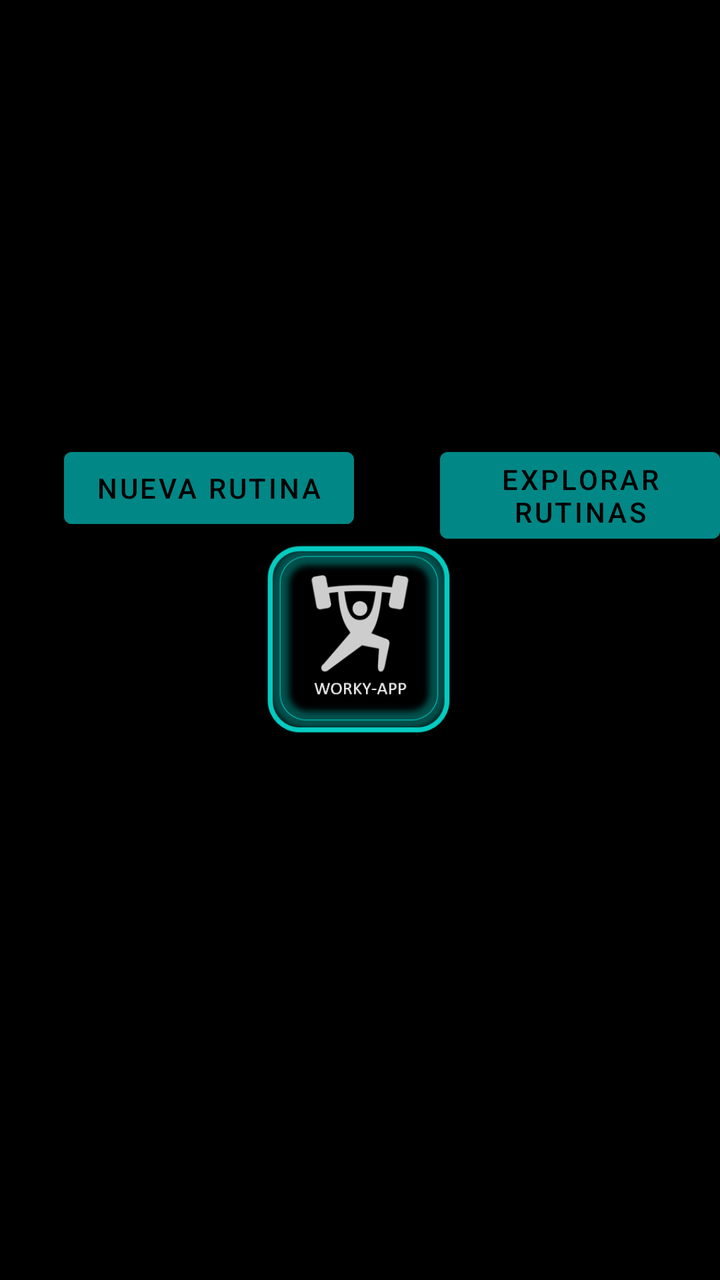
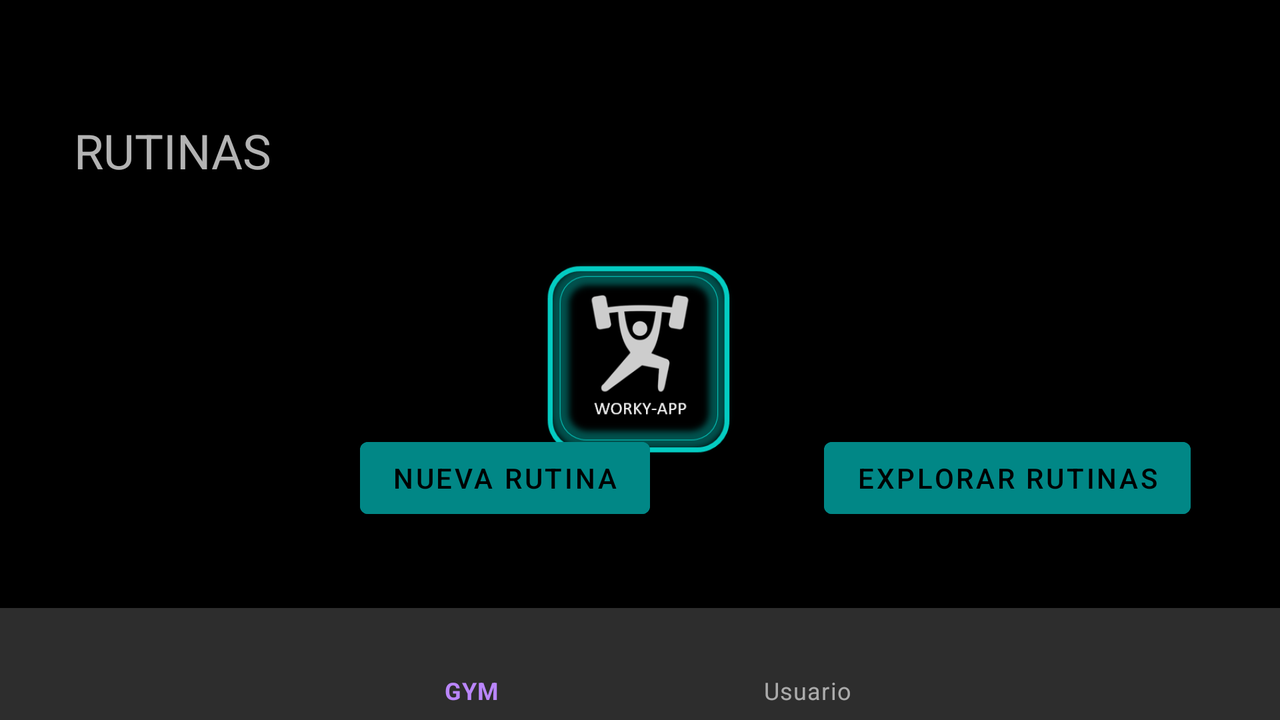

First picture: res/layout/ on a phone held upright. Second picture: the repository's own variant of that layout, on a device whose configuration matches the variant's folder. Source for both follows.
<!-- AndroidManifest.xml: application theme Theme.SplashScreen -->
<!-- res/layout/fragment_home.xml -->
<?xml version="1.0" encoding="utf-8"?>
<RelativeLayout xmlns:android="http://schemas.android.com/apk/res/android"
    xmlns:app="http://schemas.android.com/apk/res-auto"
    xmlns:tools="http://schemas.android.com/tools"
    android:layout_width="match_parent"
    android:layout_height="match_parent"
    tools:context=".ui.home.HomeFragment">

    <androidx.constraintlayout.widget.ConstraintLayout
        android:id="@+id/frame_container"
        android:layout_width="409dp"
        android:layout_height="729dp"
        android:layout_alignParentTop="true"
        android:layout_alignParentBottom="true"
        android:layout_marginTop="8dp"
        android:layout_marginBottom="-6dp"
        app:layout_behavior="@string/appbar_scrolling_view_behavior"
        tools:layout_editor_absoluteX="1dp"
        tools:layout_editor_absoluteY="1dp"/>

    <Button
        android:id="@+id/buttonRutinas"
        android:layout_width="wrap_content"
        android:layout_height="wrap_content"
        android:layout_marginStart="220dp"
        android:layout_marginLeft="220dp"
        android:layout_marginTop="220dp"
        android:onClick="mostrar"
        android:text="@string/explorar_rutinas"
        android:backgroundTint="@color/teal_700"
        app:layout_constraintStart_toStartOf="parent"
        app:layout_constraintTop_toTopOf="parent" />

    <Button
        android:id="@+id/buttonNuevaR"
        android:layout_width="wrap_content"
        android:layout_height="wrap_content"
        android:layout_marginStart="32dp"
        android:layout_marginLeft="32dp"
        android:layout_marginTop="220dp"
        android:backgroundTint="@color/teal_700"
        android:text="@string/nueva_rutina"
        app:layout_constraintStart_toStartOf="parent"
        app:layout_constraintTop_toTopOf="parent" />


</RelativeLayout>
<!-- resources referenced by this layout -->
<resources>
  <color name="teal_700">#FF018786</color>
  <string name="explorar_rutinas">Explorar rutinas</string>
  <string name="nueva_rutina">Nueva rutina</string>
  <style name="Theme.SplashScreen" parent="Theme.MaterialComponents.NoActionBar">
          <item name="android:windowBackground">
              @drawable/splash_background</item>
      </style>
  <!-- drawable splash_background (drawable) -->
  <?xml version="1.0" encoding="utf-8"?>
  <layer-list xmlns:android=
      "http://schemas.android.com/apk/res/android">
      <item android:drawable="@color/black"/>
      <item>
          <bitmap
              android:gravity="center"
              android:src="@mipmap/ic_launcher_foreground"/>
      </item>
  </layer-list>
  <color name="black">#FF000000</color>
</resources>
<!-- res/layout-land/fragment_home.xml (the repository's variant of the layout above) -->
<!-- drawn on the phone turned sideways -->
<?xml version="1.0" encoding="utf-8"?>
<RelativeLayout xmlns:android="http://schemas.android.com/apk/res/android"
    xmlns:app="http://schemas.android.com/apk/res-auto"
    xmlns:tools="http://schemas.android.com/tools"
    android:layout_width="match_parent"
    android:layout_height="match_parent"
    tools:context=".ui.home.HomeFragment">

    <androidx.constraintlayout.widget.ConstraintLayout
        android:id="@+id/frame_container"
        android:layout_width="719dp"
        android:layout_height="285dp"
        android:layout_alignParentTop="true"
        android:layout_alignParentBottom="true"
        android:layout_marginTop="27dp"
        android:layout_marginBottom="99dp"
        app:layout_behavior="@string/appbar_scrolling_view_behavior"
        tools:layout_editor_absoluteX="1dp"
        tools:layout_editor_absoluteY="1dp">

        <Button
            android:id="@+id/buttonRutinas"
            android:layout_width="wrap_content"
            android:layout_height="wrap_content"
            android:layout_marginStart="412dp"
            android:layout_marginTop="188dp"
            android:backgroundTint="@color/purple_700"
            android:onClick="mostrar"
            android:text="@string/explorar_rutinas"
            app:layout_constraintStart_toStartOf="parent"
            app:layout_constraintTop_toTopOf="parent" />

        <Button
            android:id="@+id/buttonNuevaR"
            android:layout_width="wrap_content"
            android:layout_height="wrap_content"
            android:layout_marginStart="180dp"
            android:layout_marginTop="188dp"
            android:backgroundTint="@color/purple_700"
            android:text="@string/nueva_rutina"
            app:layout_constraintStart_toStartOf="parent"
            app:layout_constraintTop_toTopOf="parent" />

        <TextView
            android:id="@+id/textView"
            android:layout_width="172dp"
            android:layout_height="56dp"
            android:layout_marginTop="32dp"
            android:gravity="center_horizontal"
            android:text="RUTINAS"
            android:textSize="24sp"
            app:layout_constraintTop_toTopOf="parent"
            tools:ignore="MissingConstraints"
            tools:layout_editor_absoluteX="257dp" />
    </androidx.constraintlayout.widget.ConstraintLayout>


    <com.google.android.material.bottomnavigation.BottomNavigationView
        android:id="@+id/bottom_navigation"
        android:layout_width="match_parent"
        android:layout_height="wrap_content"
        android:layout_alignParentStart="true"
        android:layout_alignParentEnd="true"
        android:layout_alignParentBottom="true"
        android:elevation="8dp"
        app:layout_constraintBottom_toBottomOf="parent"
        app:menu="@menu/bottom_nav_menu"
        android:layout_alignParentLeft="true"
        android:layout_alignParentRight="true"
        app_labelVisibilityMode="selected"/>




</RelativeLayout>
<!-- resources referenced by the variant -->
<!-- as the phone turned sideways resolves them -->
<resources>
  <color name="purple_700">#FF018786</color>
  <string name="explorar_rutinas">Explorar rutinas</string>
  <string name="nueva_rutina">Nueva rutina</string>
  <style name="Theme.SplashScreen" parent="Theme.MaterialComponents.NoActionBar">
          <item name="android:windowBackground">
              @drawable/splash_background</item>
      </style>
  <!-- drawable splash_background (drawable) -->
  <?xml version="1.0" encoding="utf-8"?>
  <layer-list xmlns:android=
      "http://schemas.android.com/apk/res/android">
      <item android:drawable="@color/black"/>
      <item>
          <bitmap
              android:gravity="center"
              android:src="@mipmap/ic_launcher_foreground"/>
      </item>
  </layer-list>
  <color name="black">#FF000000</color>
</resources>
